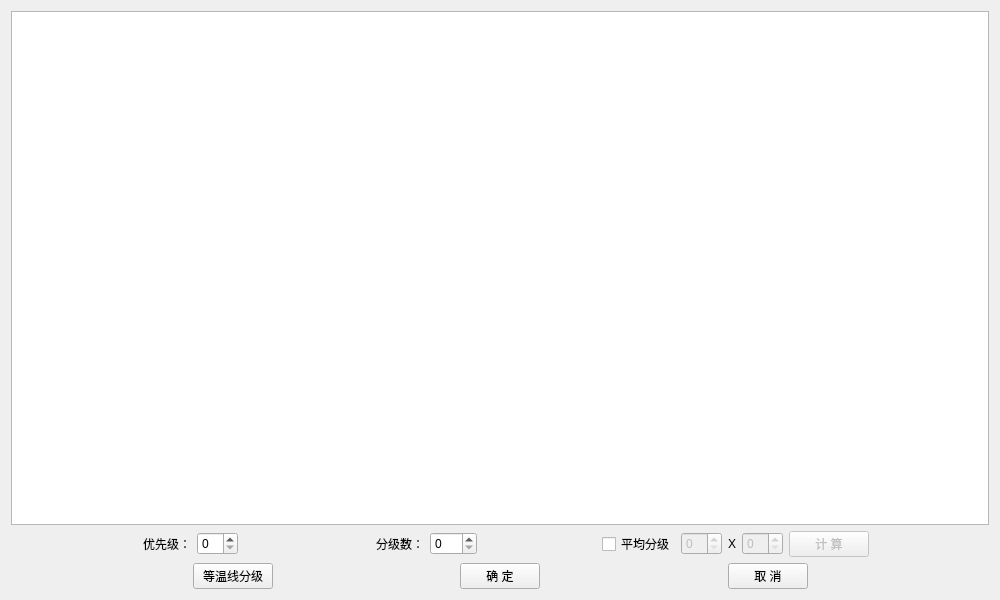
<?xml version="1.0" encoding="UTF-8"?>
<ui version="4.0">
 <class>HGradeItem2DDialog</class>
 <widget class="QDialog" name="HGradeItem2DDialog">
  <property name="geometry">
   <rect>
    <x>0</x>
    <y>0</y>
    <width>1000</width>
    <height>600</height>
   </rect>
  </property>
  <property name="windowTitle">
   <string>分级数据编辑</string>
  </property>
  <layout class="QGridLayout" name="gridLayout_2">
   <item row="0" column="0">
    <widget class="QSplitter" name="splitter">
     <property name="orientation">
      <enum>Qt::Horizontal</enum>
     </property>
     <widget class="QWidget" name="layoutWidget">
      <layout class="QGridLayout" name="gridLayout">
       <item row="0" column="0">
        <widget class="HEntireTableWidget" name="tableWidget">
         <property name="editTriggers">
          <set>QAbstractItemView::AnyKeyPressed|QAbstractItemView::DoubleClicked|QAbstractItemView::EditKeyPressed|QAbstractItemView::SelectedClicked</set>
         </property>
         <attribute name="horizontalHeaderMinimumSectionSize">
          <number>100</number>
         </attribute>
        </widget>
       </item>
       <item row="1" column="0">
        <layout class="QHBoxLayout" name="horizontalLayout_2">
         <item>
          <spacer name="horizontalSpacer_01">
           <property name="orientation">
            <enum>Qt::Horizontal</enum>
           </property>
           <property name="sizeHint" stdset="0">
            <size>
             <width>0</width>
             <height>20</height>
            </size>
           </property>
          </spacer>
         </item>
         <item>
          <widget class="QLabel" name="label_01">
           <property name="minimumSize">
            <size>
             <width>60</width>
             <height>24</height>
            </size>
           </property>
           <property name="text">
            <string>优先级：</string>
           </property>
           <property name="scaledContents">
            <bool>false</bool>
           </property>
           <property name="alignment">
            <set>Qt::AlignRight|Qt::AlignTrailing|Qt::AlignVCenter</set>
           </property>
           <property name="buddy">
            <cstring>spinBox_01</cstring>
           </property>
          </widget>
         </item>
         <item>
          <widget class="QSpinBox" name="spinBox_01"/>
         </item>
         <item>
          <spacer name="horizontalSpacer_02">
           <property name="orientation">
            <enum>Qt::Horizontal</enum>
           </property>
           <property name="sizeHint" stdset="0">
            <size>
             <width>20</width>
             <height>20</height>
            </size>
           </property>
          </spacer>
         </item>
         <item>
          <widget class="QLabel" name="label_02">
           <property name="minimumSize">
            <size>
             <width>60</width>
             <height>24</height>
            </size>
           </property>
           <property name="text">
            <string>分级数：</string>
           </property>
           <property name="scaledContents">
            <bool>false</bool>
           </property>
           <property name="alignment">
            <set>Qt::AlignRight|Qt::AlignTrailing|Qt::AlignVCenter</set>
           </property>
           <property name="buddy">
            <cstring>spinBox_02</cstring>
           </property>
          </widget>
         </item>
         <item>
          <widget class="QSpinBox" name="spinBox_02">
           <property name="maximum">
            <number>999</number>
           </property>
          </widget>
         </item>
         <item>
          <spacer name="horizontalSpacer_03">
           <property name="orientation">
            <enum>Qt::Horizontal</enum>
           </property>
           <property name="sizeHint" stdset="0">
            <size>
             <width>20</width>
             <height>20</height>
            </size>
           </property>
          </spacer>
         </item>
         <item>
          <widget class="QCheckBox" name="checkBox_01">
           <property name="text">
            <string>平均分级</string>
           </property>
          </widget>
         </item>
         <item>
          <widget class="QSpinBox" name="spinBox_03">
           <property name="enabled">
            <bool>false</bool>
           </property>
          </widget>
         </item>
         <item>
          <widget class="QLabel" name="label_03">
           <property name="text">
            <string>X</string>
           </property>
           <property name="alignment">
            <set>Qt::AlignCenter</set>
           </property>
          </widget>
         </item>
         <item>
          <widget class="QSpinBox" name="spinBox_04">
           <property name="enabled">
            <bool>false</bool>
           </property>
          </widget>
         </item>
         <item>
          <widget class="QPushButton" name="pushButton_01">
           <property name="enabled">
            <bool>false</bool>
           </property>
           <property name="text">
            <string>计 算</string>
           </property>
          </widget>
         </item>
         <item>
          <spacer name="horizontalSpacer_09">
           <property name="orientation">
            <enum>Qt::Horizontal</enum>
           </property>
           <property name="sizeHint" stdset="0">
            <size>
             <width>0</width>
             <height>20</height>
            </size>
           </property>
          </spacer>
         </item>
        </layout>
       </item>
       <item row="2" column="0">
        <layout class="QHBoxLayout" name="horizontalLayout">
         <item>
          <spacer name="horizontalSpacer_11">
           <property name="orientation">
            <enum>Qt::Horizontal</enum>
           </property>
           <property name="sizeHint" stdset="0">
            <size>
             <width>20</width>
             <height>20</height>
            </size>
           </property>
          </spacer>
         </item>
         <item>
          <widget class="QPushButton" name="pushButton_13">
           <property name="text">
            <string>等温线分级</string>
           </property>
          </widget>
         </item>
         <item>
          <spacer name="horizontalSpacer_14">
           <property name="orientation">
            <enum>Qt::Horizontal</enum>
           </property>
           <property name="sizeHint" stdset="0">
            <size>
             <width>40</width>
             <height>20</height>
            </size>
           </property>
          </spacer>
         </item>
         <item>
          <widget class="QPushButton" name="pushButton_11">
           <property name="text">
            <string>确 定</string>
           </property>
          </widget>
         </item>
         <item>
          <spacer name="horizontalSpacer_13">
           <property name="orientation">
            <enum>Qt::Horizontal</enum>
           </property>
           <property name="sizeHint" stdset="0">
            <size>
             <width>40</width>
             <height>20</height>
            </size>
           </property>
          </spacer>
         </item>
         <item>
          <widget class="QPushButton" name="pushButton_12">
           <property name="text">
            <string>取 消</string>
           </property>
          </widget>
         </item>
         <item>
          <spacer name="horizontalSpacer_19">
           <property name="orientation">
            <enum>Qt::Horizontal</enum>
           </property>
           <property name="sizeHint" stdset="0">
            <size>
             <width>20</width>
             <height>20</height>
            </size>
           </property>
          </spacer>
         </item>
        </layout>
       </item>
      </layout>
     </widget>
    </widget>
   </item>
  </layout>
 </widget>
 <customwidgets>
  <customwidget>
   <class>HEntireTableWidget</class>
   <extends>QTableWidget</extends>
   <header>HePlugin/HEntireTableWidget.h</header>
  </customwidget>
 </customwidgets>
 <resources/>
 <connections>
  <connection>
   <sender>pushButton_11</sender>
   <signal>clicked()</signal>
   <receiver>HGradeItem2DDialog</receiver>
   <slot>accept()</slot>
   <hints>
    <hint type="sourcelabel">
     <x>507</x>
     <y>574</y>
    </hint>
    <hint type="destinationlabel">
     <x>522</x>
     <y>599</y>
    </hint>
   </hints>
  </connection>
  <connection>
   <sender>pushButton_12</sender>
   <signal>clicked()</signal>
   <receiver>HGradeItem2DDialog</receiver>
   <slot>reject()</slot>
   <hints>
    <hint type="sourcelabel">
     <x>774</x>
     <y>574</y>
    </hint>
    <hint type="destinationlabel">
     <x>876</x>
     <y>592</y>
    </hint>
   </hints>
  </connection>
 </connections>
</ui>
